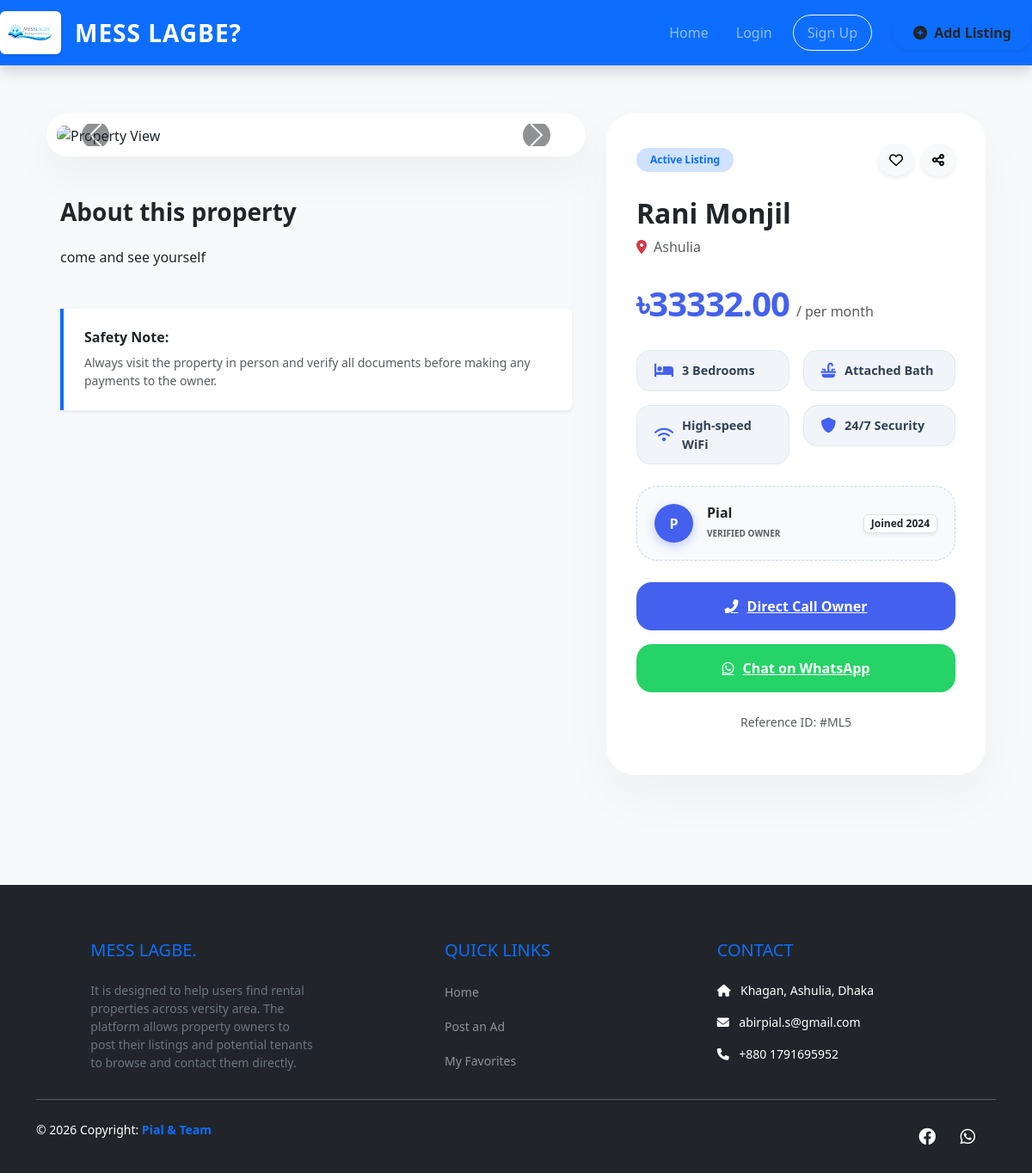
The app's page /listing/5/ with its own data.
### listings/models.py (models this page shows, shortened)
class Listing(models.Model):
    host = models.ForeignKey(
        settings.AUTH_USER_MODEL,
        on_delete=models.CASCADE,
        related_name='listings'
    )
    image = models.ImageField(upload_to='listings/', null=True, blank=True)
    phone_number = models.CharField(max_length=15, help_text="Contact number for this property")
    title = models.CharField(max_length=200, help_text="e.g. 2 Room flat for rent in Dhanmondi")
    description = models.TextField()
    location = models.CharField(max_length=150)
    price = models.DecimalField(max_digits=10, decimal_places=2)
    bedrooms = models.IntegerField()
    created_at = models.DateTimeField(auto_now_add=True)

### accounts/models.py (models this page shows, shortened)
class CustomUser(AbstractUser):
    IS_STUDENT = 'student'
    IS_OWNER = 'owner'
    IS_ADMIN = 'admin'
    ROLE_CHOICES = [
        (IS_STUDENT, 'Student'),
        (IS_OWNER, 'House Owner'),
        (IS_ADMIN, 'Admin'),
    ]
    role = models.CharField(max_length=20, choices=ROLE_CHOICES, default=IS_STUDENT)
    phone_number = models.CharField(max_length=15, blank=True, null=True)
    university_id = models.CharField(max_length=50, blank=True, null=True)

### listings/views.py (the view)
# urls.py: path('listing/<int:pk>/', views.listing_detail, name='listing_detail'),
def listing_detail(request, pk):
    listing = get_object_or_404(Listing, pk=pk)
    is_favorite = False
    if request.user.is_authenticated:
        is_favorite = Favorite.objects.filter(user=request.user, listing=listing).exists()
    return render(request, 'listings/listing_detail.html', {'listing': listing, 'is_favorite': is_favorite})

### templates/listings/listing_detail.html (shortened to what this page needs)
{% extends 'base.html' %}
{% load static %}
{% block content %}
<div class="container detail-container">
    <div class="row g-4">
        <div class="col-lg-7">
            <div class="gallery-wrapper">
                {% if listing.images.all %}
                <div id="listingCarousel" class="carousel slide main-slider" data-bs-ride="carousel">
                    <div class="carousel-inner">
                        {% for img in listing.images.all %}
                        <div class="carousel-item {% if forloop.first %}active{% endif %}">
                        </div>
                        {% endfor %}
                    </div>
                    {% if listing.images.count > 1 %}
                    <button class="carousel-control-prev" type="button" data-bs-target="#listingCarousel"
                        data-bs-slide="prev">
                        <span class="carousel-control-prev-icon p-3 bg-dark rounded-circle" aria-hidden="true"></span>
                    </button>
                    <button class="carousel-control-next" type="button" data-bs-target="#listingCarousel"
                        data-bs-slide="next">
                        <span class="carousel-control-next-icon p-3 bg-dark rounded-circle" aria-hidden="true"></span>
                    </button>
                    {% endif %}
                </div>
                {% elif listing.image %}
                <div class="main-slider">
                    <img src="{{ listing.image.url }}" alt="Property View"
                        style="height: 550px; object-fit: cover; width: 100%;">
                </div>
                {% endif %}
            </div>
            <div class="mt-5 px-3">
                <h3 class="fw-bold text-dark mb-4">About this property</h3>
                <p class="text-secondary lh-lg" style="font-size: 1.1rem;">
                    {{ listing.description|linebreaks }}
                </p>
                <div class="mt-5 p-4 border-start border-4 border-primary bg-white rounded-end shadow-sm">
                    <h6 class="fw-bold mb-2">Safety Note:</h6>
                    <p class="small text-muted mb-0">Always visit the property in person and verify all documents before
                        making any payments to the owner.</p>
                </div>
            </div>
        </div>
        <div class="col-lg-5">
            <div class="sticky-info">
                <div class="premium-info-card">
                    <div class="d-flex justify-content-between align-items-center mb-4">
                        <span class="badge bg-primary-subtle text-primary px-3 py-2 rounded-pill fw-bold">Active
                            Listing</span>
                        <div class="d-flex gap-2">
                            <button class="btn btn-light rounded-circle shadow-sm"><i class="far fa-heart"></i></button>
                            <button class="btn btn-light rounded-circle shadow-sm"><i
                                    class="fas fa-share-alt"></i></button>
                        </div>
                    </div>
                    <h1 class="fw-bold text-dark mb-2" style="font-size: 2rem;">{{ listing.title }}</h1>
                    <p class="text-muted mb-4 d-flex align-items-center">
                        <i class="fas fa-map-marker-alt me-2 text-danger"></i> {{ listing.location }}
                    </p>
                    <div class="d-flex align-items-baseline mb-4">
                        <span class="price-tag-large">৳{{ listing.price }}</span>
                        <span class="text-muted ms-2 fw-medium">/ per month</span>
                    </div>
                    <div class="row g-3 mb-4">
                        <div class="col-6">
                            <div class="feature-pill">
                                <i class="fas fa-bed"></i> <span>{{ listing.bedrooms }} Bedrooms</span>
                            </div>
                        </div>
                        <div class="col-6">
                            <div class="feature-pill">
                                <i class="fas fa-sink"></i> <span>Attached Bath</span>
                            </div>
                        </div>
                        <div class="col-6">
                            <div class="feature-pill">
                                <i class="fas fa-wifi"></i> <span>High-speed WiFi</span>
                            </div>
                        </div>
                        <div class="col-6">
                            <div class="feature-pill">
                                <i class="fas fa-shield-alt"></i> <span>24/7 Security</span>
                            </div>
                        </div>
                    </div>
                    <div class="host-profile-box d-flex align-items-center justify-content-between">
                        <div class="d-flex align-items-center gap-3">
                            <div class="avatar-circle">
                                {{ listing.host.username|first|upper }}
                            </div>
                            <div>
                                <h6 class="fw-bold mb-0">{{ listing.host.username|capfirst }}</h6>
                                <small class="text-muted text-uppercase fw-bold" style="font-size: 10px;">Verified
                                    Owner</small>
                            </div>
                        </div>
                        <span class="badge bg-white text-dark border shadow-sm px-2">Joined 2024</span>
                    </div>
                    <div class="d-grid gap-3">
                        <a href="tel:{{ listing.phone_number }}" class="btn-luxury btn-call">
                            <i class="fas fa-phone-alt"></i> Direct Call Owner
                        </a>
                        <a href="https://wa.me/{{ listing.phone_number }}" target="_blank"
                            class="btn-luxury btn-whatsapp">
                            <i class="fab fa-whatsapp"></i> Chat on WhatsApp
                        </a>
                    </div>
                    <p class="text-center mt-4 small text-muted">Reference ID: #ML{{ listing.id }}</p>
                </div>
            </div>
        </div>
    </div>
</div>
{% endblock %}

### templates/base.html (style rules this page uses)
body { font-family: 'Segoe UI', Tahoma, Geneva, Verdana, sans-serif; display: flex; flex-direction: column; min-height: 100vh; }

### templates/listings/listing_detail.html (style rules this page uses)
:root { --primary-blue: #4361ee; --soft-bg: #f8fafc; }
body { background-color: var(--soft-bg); }
.detail-container { max-width: 1200px; margin-top: 2rem; margin-bottom: 5rem; }
.gallery-wrapper { background: white; padding: 12px; border-radius: 32px; box-shadow: 0 20px 50px rgba(0, 0, 0, 0.05); }
.main-slider { border-radius: 24px; overflow: hidden; position: relative; }
.sticky-info { position: sticky; top: 20px; }
.premium-info-card { border-radius: 32px; border: none; background: white; padding: 35px; box-shadow: 0 25px 60px rgba(0, 0, 0, 0.04); }
.price-tag-large { font-size: 2.5rem; font-weight: 800; color: var(--primary-blue); letter-spacing: -1px; }
.feature-pill { background: #f1f5f9; padding: 12px 20px; border-radius: 16px; font-weight: 600; color: #334155; font-size: 0.9rem; border: 1px solid #e2e8f0; display: flex; align-items: center; gap: 10px; }
.feature-pill i { color: var(--primary-blue); font-size: 1.1rem; }
.host-profile-box { background: #f8fafc; border-radius: 24px; padding: 20px; margin: 25px 0; border: 1px dashed #cbd5e1; }
.avatar-circle { width: 45px; height: 45px; background: var(--primary-blue); color: white; border-radius: 50%; display: flex; align-items: center; justify-content: center; font-weight: 800; box-shadow: 0 4px 12px rgba(67, 97, 238, 0.3); }
.btn-luxury { padding: 16px; border-radius: 18px; font-weight: 700; transition: all 0.3s ease; display: flex; align-items: center; justify-content: center; gap: 10px; }
.btn-call { background: var(--primary-blue); color: white; border: none; }
.btn-whatsapp { background: #25d366; color: white; border: none; }

### records on screen
Listing: description "come and see yourself", title "Rani Monjil", location "Ashulia", price "33332.00", bedrooms "3", host.username|first "P", host.username "Pial", id "5"
